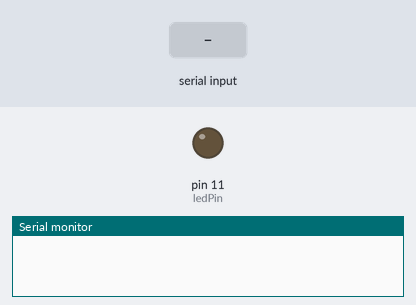
A sketch run on a simulated Arduino Uno, built with avr-gcc and run on an emulated ATmega328P. Parts: output pins drawn as LEDs (lit = HIGH), the last lines printed to the serial monitor. Inputs (shaded band) come from the test bench.

Above: at 1.2 s.
1.3 s: "On" received over Serial
At 2.5 s:
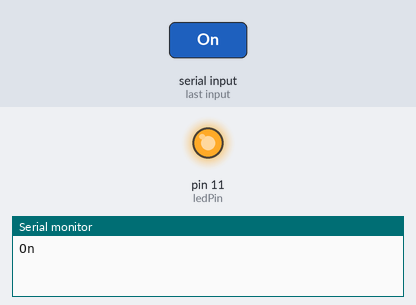
2.8 s: "Off" received over Serial
At 3.7 s:
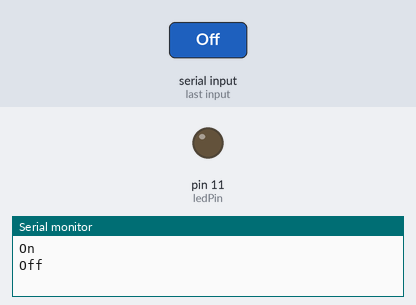
Timing chart, 0 to 5.8 s (numbered marks = the images above; inputs shaded):
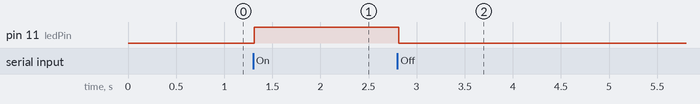

The sketch:

8_2_serial_receiver_arduino.ino
```cpp
 String inByte;
 int ledPin = 11;

 void setup() {
   pinMode(ledPin, OUTPUT);
   Serial.begin(9600);
   Serial.setTimeout(10);
 }
 void loop() {
   if(Serial.available()>0)
   {
    // If data is available to read,
     inByte = Serial.readString(); // read it and store it in val
     Serial.println(inByte);

     if (inByte == "On")
     {
       digitalWrite(ledPin, HIGH);
     }
     else if (inByte == "Off")
     {
       digitalWrite(ledPin, LOW);
     }
     else
     {
       //
     }
   }
}
```

Measured:
- after the input at 1.3 s, pin 11 (ledPin): LOW → HIGH at once
- after the input at 2.8 s, pin 11 (ledPin): HIGH → LOW at once
